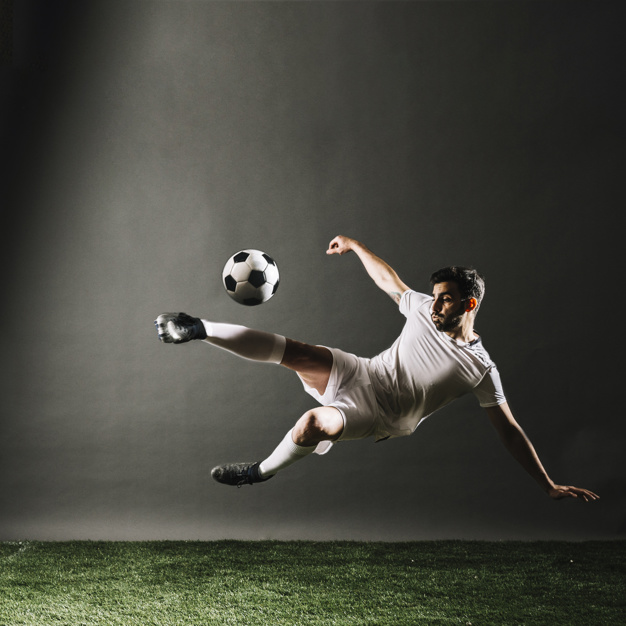
#> input picture jogador.jpg, 626 x 626 px
$ python equalizar_histograma.py
#> lines starting #> are read from the running program, lines starting #| are printed output that depends on the picture
from matplotlib import pyplot as plt
import cv2
import numpy as np

img = cv2.imread("jogador.jpg")
#> img is the input picture: shape (626, 626, 3); mean B, G, R 62.3, 70.7, 70.2
img = cv2.cvtColor( img, cv2.COLOR_BGR2GRAY)
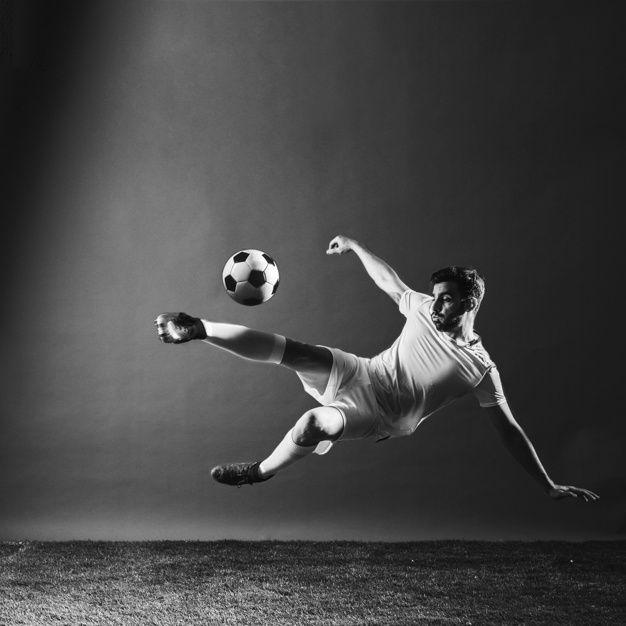
#> img: shape (626, 626); min 7, max 255, mean 69.6
h_eq = cv2.equalizeHist( img )
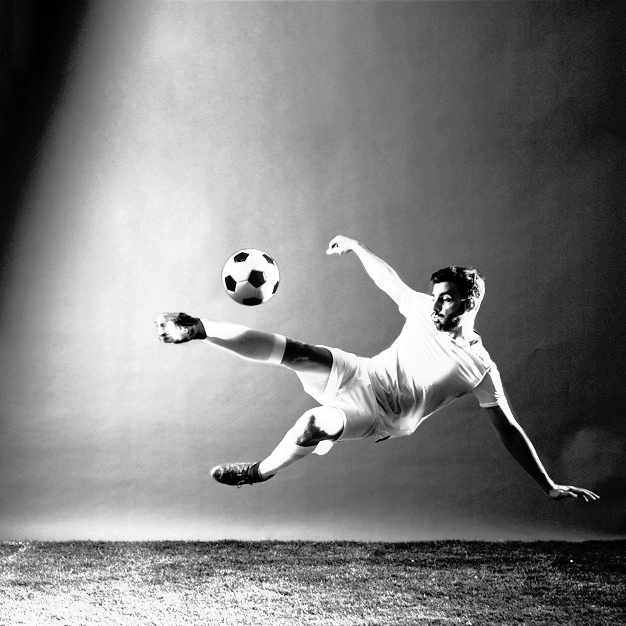
#> h_eq: shape (626, 626); min 0, max 255, mean 128.8
cv2.imshow('sf', h_eq)
"""
plt.figure()
plt.title( "Histograma Equalizado")
plt.xlabel( "Intensidade")
plt.ylabel("Quantidade de pixel")
plt.hist( h_eq.ravel(), 256, [0,256])
plt.xlim([0,256])
plt.show()


plt.figure()
plt.title( "Histograma Original")
plt.xlabel( "Intensidade")
plt.ylabel("Quantidade de pixel")
plt.hist( img.ravel(), 256, [0,256])
plt.xlim([0,256])
plt.show()
"""
